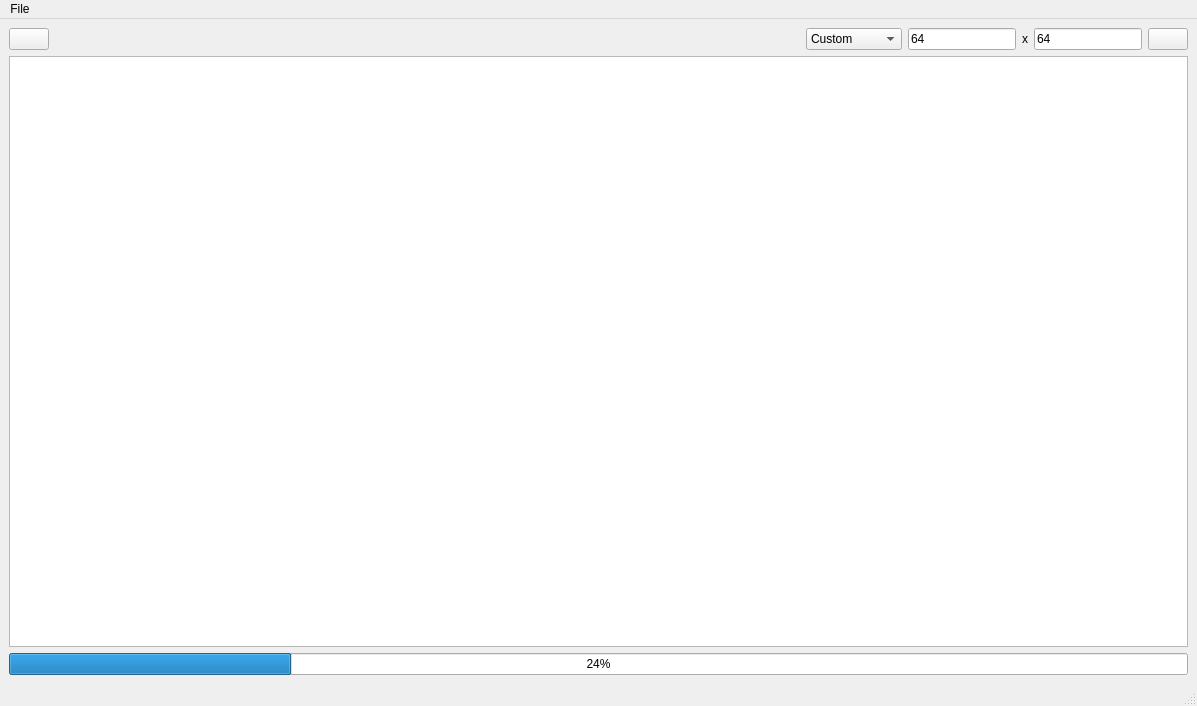
<?xml version="1.0" encoding="UTF-8"?>
<ui version="4.0">
 <class>RenderViewWindow</class>
 <widget class="QMainWindow" name="RenderViewWindow">
  <property name="geometry">
   <rect>
    <x>0</x>
    <y>0</y>
    <width>1197</width>
    <height>706</height>
   </rect>
  </property>
  <property name="windowTitle">
   <string>Render View</string>
  </property>
  <widget class="QWidget" name="centralwidget">
   <layout class="QVBoxLayout" name="verticalLayout" stretch="1,40,0">
    <item>
     <layout class="QHBoxLayout" name="horizontalLayout_2" stretch="0">
      <item>
       <layout class="QHBoxLayout" name="horizontalLayout" stretch="0,10,0,0,0,0,0">
        <item>
         <widget class="QPushButton" name="camera_parameters_button">
          <property name="text">
           <string/>
          </property>
          <property name="icon">
           <iconset resource="render_view_window.qrc">
            <normaloff>:/images/resources/camera_icon.png</normaloff>:/images/resources/camera_icon.png</iconset>
          </property>
         </widget>
        </item>
        <item>
         <spacer name="horizontalSpacer">
          <property name="orientation">
           <enum>Qt::Horizontal</enum>
          </property>
          <property name="sizeHint" stdset="0">
           <size>
            <width>40</width>
            <height>20</height>
           </size>
          </property>
         </spacer>
        </item>
        <item>
         <widget class="QComboBox" name="resolution_combo_box">
          <item>
           <property name="text">
            <string>Custom</string>
           </property>
          </item>
          <item>
           <property name="text">
            <string>854 - 480</string>
           </property>
          </item>
          <item>
           <property name="text">
            <string>1024 - 576</string>
           </property>
          </item>
          <item>
           <property name="text">
            <string>1280 - 720</string>
           </property>
          </item>
          <item>
           <property name="text">
            <string>1920 - 1080</string>
           </property>
          </item>
          <item>
           <property name="text">
            <string>2560 - 1440</string>
           </property>
          </item>
         </widget>
        </item>
        <item>
         <widget class="QLineEdit" name="resolution_width_line">
          <property name="sizePolicy">
           <sizepolicy hsizetype="Minimum" vsizetype="Expanding">
            <horstretch>0</horstretch>
            <verstretch>0</verstretch>
           </sizepolicy>
          </property>
          <property name="minimumSize">
           <size>
            <width>0</width>
            <height>0</height>
           </size>
          </property>
          <property name="text">
           <string>64</string>
          </property>
         </widget>
        </item>
        <item>
         <widget class="QLabel" name="x_label">
          <property name="enabled">
           <bool>true</bool>
          </property>
          <property name="text">
           <string>x</string>
          </property>
         </widget>
        </item>
        <item>
         <widget class="QLineEdit" name="resolution_height_line">
          <property name="sizePolicy">
           <sizepolicy hsizetype="Minimum" vsizetype="Expanding">
            <horstretch>0</horstretch>
            <verstretch>0</verstretch>
           </sizepolicy>
          </property>
          <property name="text">
           <string>64</string>
          </property>
         </widget>
        </item>
        <item>
         <widget class="QPushButton" name="render_button">
          <property name="autoFillBackground">
           <bool>false</bool>
          </property>
          <property name="text">
           <string/>
          </property>
          <property name="icon">
           <iconset resource="render_view_window.qrc">
            <normaloff>:/images/resources/icons8-play-64.png</normaloff>:/images/resources/icons8-play-64.png</iconset>
          </property>
         </widget>
        </item>
       </layout>
      </item>
     </layout>
    </item>
    <item>
     <widget class="ViewportGraphicsView" name="viewport_graphics_view"/>
    </item>
    <item>
     <widget class="QProgressBar" name="render_progress_bar">
      <property name="value">
       <number>24</number>
      </property>
     </widget>
    </item>
   </layout>
  </widget>
  <widget class="QMenuBar" name="menu_bar">
   <property name="geometry">
    <rect>
     <x>0</x>
     <y>0</y>
     <width>1197</width>
     <height>22</height>
    </rect>
   </property>
   <widget class="QMenu" name="menuFile">
    <property name="title">
     <string>File</string>
    </property>
   </widget>
   <addaction name="menuFile"/>
  </widget>
  <widget class="QStatusBar" name="status_bar"/>
 </widget>
 <customwidgets>
  <customwidget>
   <class>ViewportGraphicsView</class>
   <extends>QGraphicsView</extends>
   <header>viewport_graphics_view.h</header>
  </customwidget>
 </customwidgets>
 <resources>
  <include location="render_view_window.qrc"/>
 </resources>
 <connections/>
</ui>
